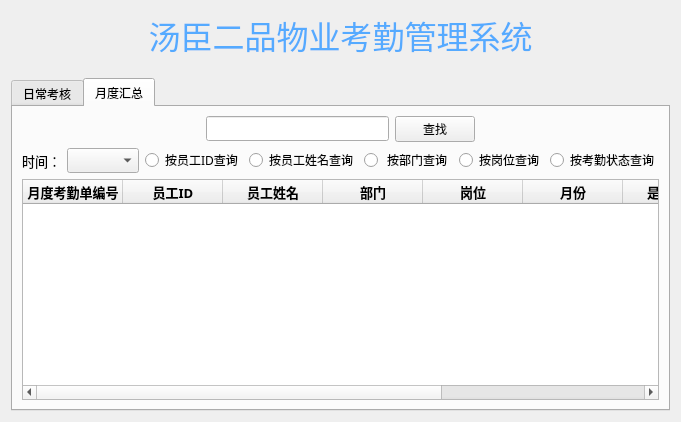
<?xml version="1.0" encoding="UTF-8"?>
<ui version="4.0">
 <class>AttendanceWidget</class>
 <widget class="QWidget" name="AttendanceWidget">
  <property name="geometry">
   <rect>
    <x>0</x>
    <y>0</y>
    <width>674</width>
    <height>422</height>
   </rect>
  </property>
  <property name="windowTitle">
   <string>Form</string>
  </property>
  <layout class="QGridLayout" name="gridLayout">
   <item row="0" column="0">
    <layout class="QVBoxLayout" name="verticalLayout_3">
     <item>
      <layout class="QVBoxLayout" name="verticalLayout">
       <item>
        <widget class="QLabel" name="label">
         <property name="font">
          <font>
           <family>楷体</family>
           <pointsize>24</pointsize>
           <weight>50</weight>
           <bold>false</bold>
          </font>
         </property>
         <property name="styleSheet">
          <string notr="true">color: rgb(85, 170, 255);</string>
         </property>
         <property name="text">
          <string>汤臣二品物业考勤管理系统</string>
         </property>
         <property name="alignment">
          <set>Qt::AlignCenter</set>
         </property>
        </widget>
       </item>
       <item>
        <spacer name="verticalSpacer_2">
         <property name="orientation">
          <enum>Qt::Vertical</enum>
         </property>
         <property name="sizeType">
          <enum>QSizePolicy::Fixed</enum>
         </property>
         <property name="sizeHint" stdset="0">
          <size>
           <width>20</width>
           <height>13</height>
          </size>
         </property>
        </spacer>
       </item>
      </layout>
     </item>
     <item>
      <widget class="QTabWidget" name="tabWidget">
       <property name="sizePolicy">
        <sizepolicy hsizetype="Expanding" vsizetype="Expanding">
         <horstretch>0</horstretch>
         <verstretch>0</verstretch>
        </sizepolicy>
       </property>
       <property name="minimumSize">
        <size>
         <width>0</width>
         <height>45</height>
        </size>
       </property>
       <property name="sizeIncrement">
        <size>
         <width>0</width>
         <height>45</height>
        </size>
       </property>
       <property name="font">
        <font>
         <family>黑体</family>
         <pointsize>9</pointsize>
         <weight>50</weight>
         <italic>false</italic>
         <bold>false</bold>
        </font>
       </property>
       <property name="styleSheet">
        <string notr="true"/>
       </property>
       <property name="currentIndex">
        <number>1</number>
       </property>
       <property name="iconSize">
        <size>
         <width>16</width>
         <height>45</height>
        </size>
       </property>
       <widget class="QWidget" name="tab">
        <attribute name="title">
         <string>日常考核</string>
        </attribute>
        <layout class="QGridLayout" name="gridLayout_2">
         <item row="1" column="0">
          <widget class="QTableWidget" name="tableWidgetdaily">
           <column>
            <property name="text">
             <string>考勤单编号</string>
            </property>
            <property name="font">
             <font>
              <family>黑体</family>
              <pointsize>10</pointsize>
              <weight>75</weight>
              <bold>true</bold>
             </font>
            </property>
            <property name="textAlignment">
             <set>AlignCenter</set>
            </property>
           </column>
           <column>
            <property name="text">
             <string>员工ID</string>
            </property>
            <property name="font">
             <font>
              <family>黑体</family>
              <pointsize>10</pointsize>
              <weight>75</weight>
              <bold>true</bold>
             </font>
            </property>
            <property name="textAlignment">
             <set>AlignCenter</set>
            </property>
           </column>
           <column>
            <property name="text">
             <string>员工姓名</string>
            </property>
            <property name="font">
             <font>
              <family>黑体</family>
              <pointsize>10</pointsize>
              <weight>75</weight>
              <bold>true</bold>
             </font>
            </property>
            <property name="textAlignment">
             <set>AlignCenter</set>
            </property>
           </column>
           <column>
            <property name="text">
             <string>部门</string>
            </property>
            <property name="font">
             <font>
              <family>黑体</family>
              <pointsize>10</pointsize>
              <weight>75</weight>
              <bold>true</bold>
             </font>
            </property>
            <property name="textAlignment">
             <set>AlignCenter</set>
            </property>
           </column>
           <column>
            <property name="text">
             <string>岗位</string>
            </property>
            <property name="font">
             <font>
              <family>黑体</family>
              <pointsize>10</pointsize>
              <weight>75</weight>
              <bold>true</bold>
             </font>
            </property>
            <property name="textAlignment">
             <set>AlignCenter</set>
            </property>
           </column>
           <column>
            <property name="text">
             <string>状态</string>
            </property>
            <property name="font">
             <font>
              <family>黑体</family>
              <pointsize>10</pointsize>
              <weight>75</weight>
              <bold>true</bold>
             </font>
            </property>
            <property name="textAlignment">
             <set>AlignCenter</set>
            </property>
           </column>
          </widget>
         </item>
         <item row="0" column="0">
          <layout class="QHBoxLayout" name="horizontalLayout">
           <item>
            <spacer name="horizontalSpacer_4">
             <property name="orientation">
              <enum>Qt::Horizontal</enum>
             </property>
             <property name="sizeHint" stdset="0">
              <size>
               <width>40</width>
               <height>20</height>
              </size>
             </property>
            </spacer>
           </item>
           <item>
            <widget class="QLabel" name="label_4">
             <property name="font">
              <font>
               <family>黑体</family>
               <pointsize>10</pointsize>
               <weight>50</weight>
               <italic>false</italic>
               <bold>false</bold>
              </font>
             </property>
             <property name="text">
              <string>年份：</string>
             </property>
            </widget>
           </item>
           <item>
            <widget class="QComboBox" name="comboBoxyear"/>
           </item>
           <item>
            <widget class="QLabel" name="label_5">
             <property name="font">
              <font>
               <family>黑体</family>
               <pointsize>10</pointsize>
               <weight>50</weight>
               <italic>false</italic>
               <bold>false</bold>
              </font>
             </property>
             <property name="text">
              <string>月份：</string>
             </property>
            </widget>
           </item>
           <item>
            <widget class="QComboBox" name="comboBoxmonth">
             <property name="sizePolicy">
              <sizepolicy hsizetype="Minimum" vsizetype="Fixed">
               <horstretch>0</horstretch>
               <verstretch>0</verstretch>
              </sizepolicy>
             </property>
             <property name="minimumSize">
              <size>
               <width>50</width>
               <height>0</height>
              </size>
             </property>
            </widget>
           </item>
           <item>
            <widget class="QLabel" name="label_3">
             <property name="font">
              <font>
               <family>黑体</family>
               <pointsize>10</pointsize>
               <weight>50</weight>
               <italic>false</italic>
               <bold>false</bold>
              </font>
             </property>
             <property name="text">
              <string> 日期：</string>
             </property>
            </widget>
           </item>
           <item>
            <widget class="QComboBox" name="comboBoxday">
             <property name="sizePolicy">
              <sizepolicy hsizetype="Minimum" vsizetype="Fixed">
               <horstretch>0</horstretch>
               <verstretch>0</verstretch>
              </sizepolicy>
             </property>
             <property name="minimumSize">
              <size>
               <width>50</width>
               <height>0</height>
              </size>
             </property>
            </widget>
           </item>
           <item>
            <spacer name="horizontalSpacer">
             <property name="orientation">
              <enum>Qt::Horizontal</enum>
             </property>
             <property name="sizeHint" stdset="0">
              <size>
               <width>40</width>
               <height>20</height>
              </size>
             </property>
            </spacer>
           </item>
           <item>
            <widget class="QPushButton" name="pushButtonadd">
             <property name="text">
              <string>新增</string>
             </property>
            </widget>
           </item>
           <item>
            <spacer name="horizontalSpacer_2">
             <property name="orientation">
              <enum>Qt::Horizontal</enum>
             </property>
             <property name="sizeType">
              <enum>QSizePolicy::Fixed</enum>
             </property>
             <property name="sizeHint" stdset="0">
              <size>
               <width>10</width>
               <height>20</height>
              </size>
             </property>
            </spacer>
           </item>
           <item>
            <widget class="QPushButton" name="pushButtonalter">
             <property name="text">
              <string>修改</string>
             </property>
            </widget>
           </item>
           <item>
            <spacer name="horizontalSpacer_3">
             <property name="orientation">
              <enum>Qt::Horizontal</enum>
             </property>
             <property name="sizeHint" stdset="0">
              <size>
               <width>40</width>
               <height>20</height>
              </size>
             </property>
            </spacer>
           </item>
          </layout>
         </item>
        </layout>
       </widget>
       <widget class="QWidget" name="tab_2">
        <attribute name="title">
         <string>月度汇总</string>
        </attribute>
        <layout class="QGridLayout" name="gridLayout_3">
         <item row="0" column="0">
          <layout class="QVBoxLayout" name="verticalLayout_2">
           <item>
            <layout class="QHBoxLayout" name="horizontalLayout_3">
             <item>
              <spacer name="horizontalSpacer_7">
               <property name="orientation">
                <enum>Qt::Horizontal</enum>
               </property>
               <property name="sizeHint" stdset="0">
                <size>
                 <width>40</width>
                 <height>20</height>
                </size>
               </property>
              </spacer>
             </item>
             <item>
              <widget class="QLineEdit" name="lineEdit">
               <property name="text">
                <string/>
               </property>
              </widget>
             </item>
             <item>
              <widget class="QPushButton" name="pushButtonSrch">
               <property name="text">
                <string>查找</string>
               </property>
              </widget>
             </item>
             <item>
              <spacer name="horizontalSpacer_8">
               <property name="orientation">
                <enum>Qt::Horizontal</enum>
               </property>
               <property name="sizeHint" stdset="0">
                <size>
                 <width>40</width>
                 <height>20</height>
                </size>
               </property>
              </spacer>
             </item>
            </layout>
           </item>
           <item>
            <layout class="QHBoxLayout" name="horizontalLayout_2">
             <item>
              <widget class="QLabel" name="label_2">
               <property name="font">
                <font>
                 <family>黑体</family>
                 <pointsize>10</pointsize>
                 <weight>50</weight>
                 <italic>false</italic>
                 <bold>false</bold>
                </font>
               </property>
               <property name="text">
                <string>时间：</string>
               </property>
              </widget>
             </item>
             <item>
              <widget class="QComboBox" name="comboBoxtime"/>
             </item>
             <item>
              <spacer name="horizontalSpacer_5">
               <property name="orientation">
                <enum>Qt::Horizontal</enum>
               </property>
               <property name="sizeHint" stdset="0">
                <size>
                 <width>40</width>
                 <height>20</height>
                </size>
               </property>
              </spacer>
             </item>
             <item>
              <widget class="QRadioButton" name="radioButtonId">
               <property name="text">
                <string>按员工ID查询</string>
               </property>
              </widget>
             </item>
             <item>
              <widget class="QRadioButton" name="radioButtonName">
               <property name="text">
                <string>按员工姓名查询</string>
               </property>
              </widget>
             </item>
             <item>
              <widget class="QRadioButton" name="radioButtonDpt">
               <property name="text">
                <string> 按部门查询</string>
               </property>
              </widget>
             </item>
             <item>
              <widget class="QRadioButton" name="radioButtonPst">
               <property name="text">
                <string>按岗位查询</string>
               </property>
              </widget>
             </item>
             <item>
              <widget class="QRadioButton" name="radioButtonStu">
               <property name="text">
                <string>按考勤状态查询</string>
               </property>
              </widget>
             </item>
             <item>
              <spacer name="horizontalSpacer_6">
               <property name="orientation">
                <enum>Qt::Horizontal</enum>
               </property>
               <property name="sizeHint" stdset="0">
                <size>
                 <width>40</width>
                 <height>20</height>
                </size>
               </property>
              </spacer>
             </item>
            </layout>
           </item>
          </layout>
         </item>
         <item row="1" column="0">
          <widget class="QTableWidget" name="tableWidgetmonthly">
           <property name="styleSheet">
            <string notr="true">font: 10pt &quot;黑体&quot;;
QTabBar::tab{height: 50;}</string>
           </property>
           <column>
            <property name="text">
             <string>月度考勤单编号</string>
            </property>
            <property name="font">
             <font>
              <family>黑体</family>
              <pointsize>10</pointsize>
              <weight>75</weight>
              <bold>true</bold>
             </font>
            </property>
            <property name="textAlignment">
             <set>AlignCenter</set>
            </property>
           </column>
           <column>
            <property name="text">
             <string>员工ID</string>
            </property>
            <property name="font">
             <font>
              <family>黑体</family>
              <pointsize>10</pointsize>
              <weight>75</weight>
              <bold>true</bold>
             </font>
            </property>
            <property name="textAlignment">
             <set>AlignCenter</set>
            </property>
           </column>
           <column>
            <property name="text">
             <string>员工姓名</string>
            </property>
            <property name="font">
             <font>
              <family>黑体</family>
              <pointsize>10</pointsize>
              <weight>75</weight>
              <bold>true</bold>
             </font>
            </property>
            <property name="textAlignment">
             <set>AlignCenter</set>
            </property>
           </column>
           <column>
            <property name="text">
             <string>部门</string>
            </property>
            <property name="font">
             <font>
              <family>黑体</family>
              <pointsize>10</pointsize>
              <weight>75</weight>
              <bold>true</bold>
             </font>
            </property>
            <property name="textAlignment">
             <set>AlignCenter</set>
            </property>
           </column>
           <column>
            <property name="text">
             <string>岗位</string>
            </property>
            <property name="font">
             <font>
              <family>黑体</family>
              <pointsize>10</pointsize>
              <weight>75</weight>
              <bold>true</bold>
             </font>
            </property>
            <property name="textAlignment">
             <set>AlignCenter</set>
            </property>
           </column>
           <column>
            <property name="text">
             <string>月份</string>
            </property>
            <property name="font">
             <font>
              <family>黑体</family>
              <pointsize>10</pointsize>
              <weight>75</weight>
              <bold>true</bold>
             </font>
            </property>
            <property name="textAlignment">
             <set>AlignCenter</set>
            </property>
           </column>
           <column>
            <property name="text">
             <string>是否全勤</string>
            </property>
            <property name="font">
             <font>
              <family>黑体</family>
              <pointsize>10</pointsize>
              <weight>75</weight>
              <bold>true</bold>
             </font>
            </property>
            <property name="textAlignment">
             <set>AlignCenter</set>
            </property>
           </column>
           <column>
            <property name="text">
             <string>请假次数</string>
            </property>
            <property name="font">
             <font>
              <family>黑体</family>
              <pointsize>10</pointsize>
              <weight>75</weight>
              <bold>true</bold>
             </font>
            </property>
            <property name="textAlignment">
             <set>AlignCenter</set>
            </property>
           </column>
           <column>
            <property name="text">
             <string>旷工次数</string>
            </property>
            <property name="font">
             <font>
              <family>黑体</family>
              <pointsize>10</pointsize>
              <weight>75</weight>
              <bold>true</bold>
             </font>
            </property>
            <property name="textAlignment">
             <set>AlignCenter</set>
            </property>
           </column>
          </widget>
         </item>
        </layout>
       </widget>
      </widget>
     </item>
    </layout>
   </item>
  </layout>
 </widget>
 <resources/>
 <connections/>
</ui>
